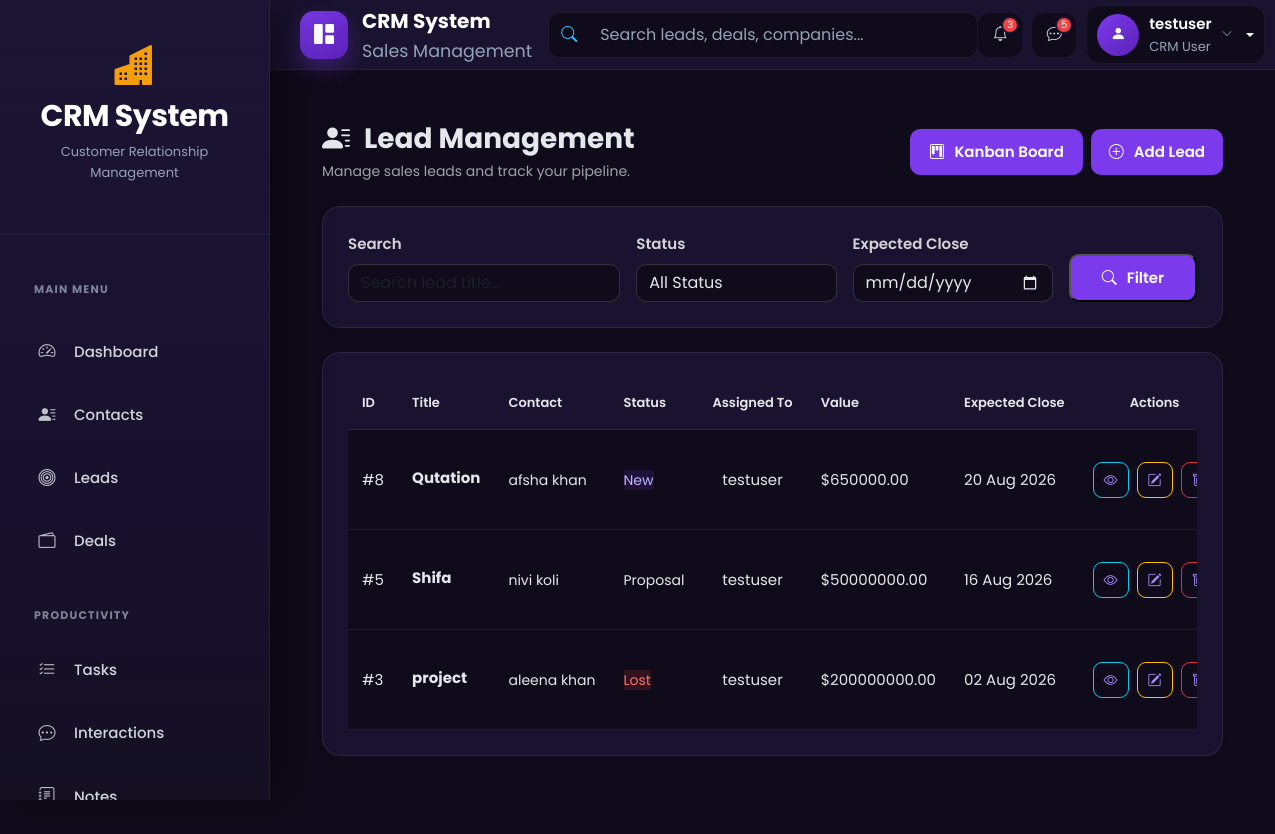
The app's page /leads/ (signed in) with its own data.
### accounts/models.py (models this page shows)
class CustomUser(AbstractUser):
    ROLE_CHOICES = (
        ('admin', 'Admin'),
        ('agent', 'Agent'),
    )
    role = models.CharField(max_length=10, choices=ROLE_CHOICES, default='agent')
    phone = models.CharField(max_length=15, blank=True, null=True)
    profile_pic = models.ImageField(upload_to="profiles/", blank=True, null=True)
    email = models.EmailField(unique=True)
    is_approved = models.BooleanField(default=False, help_text="Admin approval required for login")
    def __str__(self):
        return self.username

### leads/models.py (models this page shows, shortened)
class Lead(models.Model):
    STATUS_CHOICES = [
        ('new','New'),
        ('contacted','Contacted'),
        ('qualified','Qualified'),
        ('proposal','Proposal'),
        ('won','Won'),
        ('lost','Lost'),
    ]
    contact = models.ForeignKey(Contact,on_delete=models.CASCADE)
    title = models.CharField(max_length=200)
    status = models.CharField(max_length=20, choices=STATUS_CHOICES, default='new')
    assigned_to = models.ForeignKey(settings.AUTH_USER_MODEL, on_delete=models.SET_NULL, null=True,blank=True)
    estimated_value = models.DecimalField(max_digits=12, decimal_places=2, default=0)
    expected_close =models.DateField(null=True, blank=True)
    created_at = models.DateTimeField(auto_now_add=True)
    updated_at =models.DateTimeField(auto_now=True)

### contacts/models.py (models this page shows)
class Contact(models.Model):
    SOURCE_CHOICES = (
        ('website','Website'),
        ('referral','Referral'),
        ('social','Social Media'),
        ('cold_call','Cold Call'),
    )
    first_name = models.CharField(max_length=100)
    last_name = models.CharField(max_length=100)
    email = models.EmailField(unique=True)
    phone = models.CharField(max_length=20,blank=True)
    company = models.ForeignKey(Company,on_delete=models.SET_NULL,null=True,blank=True)
    assigned_to = models.ForeignKey(settings.AUTH_USER_MODEL,on_delete=models.SET_NULL,null=True,blank=True)
    source = models.CharField(max_length=20,choices=SOURCE_CHOICES)
    created_at = models.DateTimeField(auto_now_add=True)
    def __str__(self):
       return f"{self.first_name} {self.last_name}"

### leads/views.py (the view)
# urls.py: path("", views.lead_list, name="lead_list"),
@login_required
def lead_list(request):
    leads = (
        get_user_leads(request.user)
        .select_related(
            "contact",
            "assigned_to"
        )
        .order_by("-created_at")
    )
    search = request.GET.get("search")
    if search:
        leads = leads.filter(
            title__icontains=search
        )
    status = request.GET.get("status")
    if status:
        leads = leads.filter(
            status=status
        )
    agent = request.GET.get("agent")
    if agent and request.user.role == "admin":
        leads = leads.filter(
            assigned_to_id=agent
        )
    paginator = Paginator(
        leads,
        10
    )
    page_obj = paginator.get_page(
        request.GET.get("page")
    )
    context = {
        "leads":page_obj,
        "page_obj":page_obj,
        "status_choices":
            Lead.STATUS_CHOICES,
        "agents":
            User.objects.filter(
                role="agent"
            )
    }
    return render(
        request,
        "leads/lead_list.html",
        context
    )

### leads/views.py (called while the page is built)
def get_user_leads(user):
    if user.role == "admin":
        return Lead.objects.all()
    return Lead.objects.filter(
        assigned_to=user
    )

### templates/leads/lead_list.html (shortened to what this page needs)
{% extends "base.html" %}
{% block content %}
<div class="container-fluid">
<div class="d-flex justify-content-between align-items-center flex-wrap mb-4">
    <div>
        <h2 class="crm-title mb-1">
            <i class="bi bi-person-lines-fill me-2"></i>
            Lead Management
        </h2>
        <p class="crm-page-subtitle mb-0">
            Manage sales leads and track your pipeline.
        </p>
    </div>
    <div class="d-flex gap-2 mt-3 mt-md-0">
        <a
            href="{% url 'leads:lead_kanban' %}"
            class="crm-btn-secondary"
        >
            <i class="bi bi-kanban me-1"></i>
            Kanban Board
        </a>
        <a
            href="{% url 'leads:lead_add' %}"
            class="crm-btn-primary"
        >
            <i class="bi bi-plus-circle me-1"></i>
            Add Lead
        </a>
    </div>
</div>
<div class="crm-card shadow-sm mb-4">
    <form method="GET">
        <div class="row g-3 align-items-end">
            <div class="col-md-4">
                <label class="form-label">
                    Search
                </label>
                <input
                    type="text"
                    name="search"
                    class="form-control"
                    placeholder="Search lead title..."
                    value="{{ request.GET.search }}"
                >
            </div>
            <div class="col-md-3">
                <label class="form-label">
                    Status
                </label>
                <select
                    name="status"
                    class="form-select"
                >
                    <option value="">
                        All Status
                    </option>
                </select>
            </div>
            <div class="col-md-3">
                <label class="form-label">
                    Expected Close
                </label>
                <input
                    type="date"
                    name="date"
                    class="form-control"
                    value="{{ request.GET.date }}"
                >
            </div>
            <div class="col-md-2 d-grid">
                <button
                    class="crm-btn-primary"
                    type="submit"
                >
                    <i class="bi bi-search me-1"></i>
                    Filter
                </button>
            </div>
        </div>
    </form>
</div>
<div class="crm-card shadow-sm">
    <div class="table-responsive">
        <table class="table crm-table crm-contact-table align-middle mb-0">
            <thead>
                <tr>
                    <th>ID</th>
                    <th>Title</th>
                    <th>Contact</th>
                    <th>Status</th>
                    <th>Assigned To</th>
                    <th>Value</th>
                    <th>Expected Close</th>
                    <th class="text-center">
                        Actions
                    </th>
                </tr>
            </thead>
            <tbody>
            {% for lead in leads %}
                <tr>
                    <td>
                        #{{ lead.id }}
                    </td>
                    <td>
                        <strong>
                            {{ lead.title }}
                        </strong>
                    </td>
                    <td>
                        {% if lead.contact %}
                            {{ lead.contact }}
                        {% else %}
                            <span class="text-secondary">
                                No Contact
                            </span>
                        {% endif %}
                    </td>
                    <td>
                        {% if lead.status == "new" %}
                            <span class="crm-badge-primary">
                                New
                            </span>
                        {% elif lead.status == "contacted" %}
                            <span class="crm-badge-info">
                                Contacted
                            </span>
                        {% elif lead.status == "qualified" %}
                            <span class="crm-badge-warning">
                                Qualified
                            </span>
                        {% elif lead.status == "proposal" %}
                            <span class="crm-badge-secondary">
                                Proposal
                            </span>
                        {% elif lead.status == "won" %}
                            <span class="crm-badge-success">
                                Won
                            </span>
                        {% elif lead.status == "lost" %}
                            <span class="crm-badge-danger">
                                Lost
                            </span>
                        {% endif %}
                    </td>
                    <td>
                        {% if lead.assigned_to %}
                            {{ lead.assigned_to }}
                        {% else %}
                            <span class="text-secondary">
                                Unassigned
                            </span>
                        {% endif %}
                    </td>
                    <td>
                        ${{ lead.estimated_value|default:0|floatformat:2 }}
                    </td>
                    <td>
                        {% if lead.expected_close %}
                            {{ lead.expected_close|date:"d M Y" }}
                        {% else %}
                            <span class="text-secondary">
                                -
                            </span>
                        {% endif %}
                    </td>
                    <td class="text-center">
                        <div class="btn-group">
                            <a
                                href="{% url 'leads:lead_detail' lead.id %}"
                                class="btn btn-sm btn-outline-info"
                                title="View Lead"
                            >
                                <i class="bi bi-eye"></i>
                            </a>
                            <a
                                href="{% url 'leads:lead_edit' lead.id %}"
                                class="btn btn-sm btn-outline-warning"
                                title="Edit Lead"
                            >
                                <i class="bi bi-pencil-square"></i>
                            </a>
                            <a
                                href="{% url 'leads:lead_delete' lead.id %}"
                                class="btn btn-sm btn-outline-danger"
                                title="Delete Lead"
                            >
                                <i class="bi bi-trash"></i>
                            </a>
                        </div>
                    </td>
                </tr>
            {% endfor %}
            </tbody>
        </table>
    </div>
</div>
</div>
{% endblock %}

### templates/includes/navbar.html (shortened to what this page needs)
<nav class="navbar navbar-expand-lg crm-navbar">
  <div class="container-fluid">
    <a class="navbar-brand crm-brand" href="{% url 'dashboard' %}">
      <div class="crm-brand-icon">
        <i class="bi bi-grid-1x2-fill"></i>
      </div>
      <div class="crm-brand-text">
        <span class="crm-brand-title"> CRM System </span>
        <small> Sales Management </small>
      </div>
    </a>
    <div class="collapse navbar-collapse" id="crmNavbar">
      <form class="crm-search mx-auto">
        <div class="input-group">
          <span class="input-group-text">
            <i class="bi bi-search"></i>
          </span>
          <input
            type="search"
            class="form-control"
            placeholder="Search leads, deals, companies..."
          />
        </div>
      </form>
      {% if user.is_authenticated %}
      <div class="crm-navbar-actions">
       <a href="javascript:void(0);" class="crm-nav-icon">
    <i class="bi bi-bell"></i>
    <span class="crm-nav-badge">3</span>
</a>
        <a href="#" class="crm-nav-icon">
          <i class="bi bi-chat-dots"></i>
          <span class="crm-nav-badge">5</span>
        </a>
        <div class="dropdown crm-user-dropdown">
          <a
            href="#"
            class="crm-user dropdown-toggle"
            role="button"
            data-bs-toggle="dropdown"
            aria-expanded="false"
          >
            <div class="crm-avatar">
              <i class="bi bi-person-fill"></i>
            </div>
            <div class="crm-user-info">
              <span class="crm-user-name"> {{ user.username }} </span>
<small>
    CRM User
</small>            </div>
            <i class="bi bi-chevron-down crm-arrow"></i>
          </a>
        </div>
      </div>
      {% else %}
      <div class="d-flex align-items-center gap-2 ms-auto">
        <a href="/accounts/login/" class="btn btn-outline-light"> Login </a>
        <a href="/accounts/register/" class="btn btn-primary"> Register </a>
      </div>
      {% endif %}
    </div>
  </div>
</nav>

### static/css/base.css (style rules this page uses)
*, *::before, *::after { margin:0; padding:0; box-sizing:border-box; }
html { scroll-behavior:smooth; }
body { font-family:"Poppins",sans-serif; background:#0f0b1a; color:#e5e7eb; font-size:15px; line-height:1.6; overflow-x:hidden; }

### static/css/components.css (style rules this page uses)
.crm-navbar { position:sticky; top:0; z-index:999; height:70px; margin-left:260px; background:#1a1330; border-bottom:1px solid rgba(255,255,255,.06); padding:0 28px; transition:.3s ease; }
.crm-navbar .container-fluid { height:100%; display:flex; align-items:center; justify-content:space-between; }
.crm-brand { display:flex; align-items:center; gap:14px; text-decoration:none; }
.crm-brand-icon { width:48px; height:48px; display:flex; align-items:center; justify-content:center; border-radius:14px; background:linear-gradient( 135deg, #7c3aed, #5b21b6 ); box-shadow: 0 10px 20px rgba(124,58,237,.30); }
.crm-brand-icon i { color:#fff; font-size:20px; }
.crm-brand-title { color:#fff; font-size:20px; font-weight:700; }
.crm-brand-text { display:flex; flex-direction:column; }
.crm-brand-text small { color:#94a3b8; }
.crm-search { width:430px; }
.crm-search .input-group { height:46px; border-radius:12px; overflow:hidden; background:#0f0b1a; border:1px solid rgba(255,255,255,.06); }
.crm-search .input-group-text { background:#0f0b1a; border:none; color:#38bdf8; }
.crm-search input { background:#0f0b1a !important; border:none !important; color:#fff !important; }
.crm-search input::placeholder { color:#94a3b8; }
.crm-navbar-actions { display:flex; align-items:center; gap:10px; }
.crm-nav-icon { width:44px; height:44px; border-radius:12px; display:flex; align-items:center; justify-content:center; background:#0f0b1a; color:#cbd5e1; position:relative; text-decoration:none; transition:.3s; }
.crm-nav-badge { position:absolute; top:3px; right:3px; width:18px; height:18px; border-radius:50%; background:#ef4444; color:#fff; font-size:10px; display:flex; align-items:center; justify-content:center; border:2px solid #1a1330; }
.crm-user { display:flex; align-items:center; gap:10px; padding:6px 10px; background:#0f0b1a; border-radius:14px; border:1px solid rgba(255,255,255,.06); color:#fff; text-decoration:none; }
.crm-avatar { width:42px; height:42px; border-radius:50%; display:flex; align-items:center; justify-content:center; background:linear-gradient( 135deg, #7c3aed, #5b21b6 ); }
.crm-avatar i { color:#fff; }
.crm-user-info { display:flex; flex-direction:column; }
.crm-user-name { font-weight:600; }
.crm-user-info small { color:#94a3b8; }
.crm-arrow { font-size:11px; color:#94a3b8; }
.crm-card { background:#1a1330; border-radius:18px; border:1px solid rgba(255,255,255,.08); box-shadow: 0 15px 35px rgba(0,0,0,.25); padding:25px; color:#e5e7eb; }
.crm-title { color:#e5e7eb; font-size:28px; font-weight:700; }
.crm-page-subtitle { color:#a1a1aa; font-size:14px; }
.crm-btn-primary, .crm-btn-secondary, .crm-btn-danger { display:inline-flex; align-items:center; justify-content:center; gap:6px; padding:10px 18px; border-radius:10px; font-weight:600; text-decoration:none; transition:.3s; }
.crm-btn-primary { background:#7c3aed; color:#fff; }
.crm-btn-secondary { background:#7c3aed; color:#fff; border:1px solid #7c3aed; }

### records on screen
CustomUser: username "testuser"
Lead: id "8", title "Qutation", contact "afsha khan", status "New", assigned_to "testuser", estimated_value "650000.00", expected_close "20 Aug 2026"
Lead: id "5", title "Shifa", contact "nivi koli", status "Proposal", assigned_to "testuser", estimated_value "50000000.00", expected_close "16 Aug 2026"
Lead: id "3", title "project", contact "aleena khan", status "Lost", assigned_to "testuser", estimated_value "200000000.00", expected_close "02 Aug 2026"
